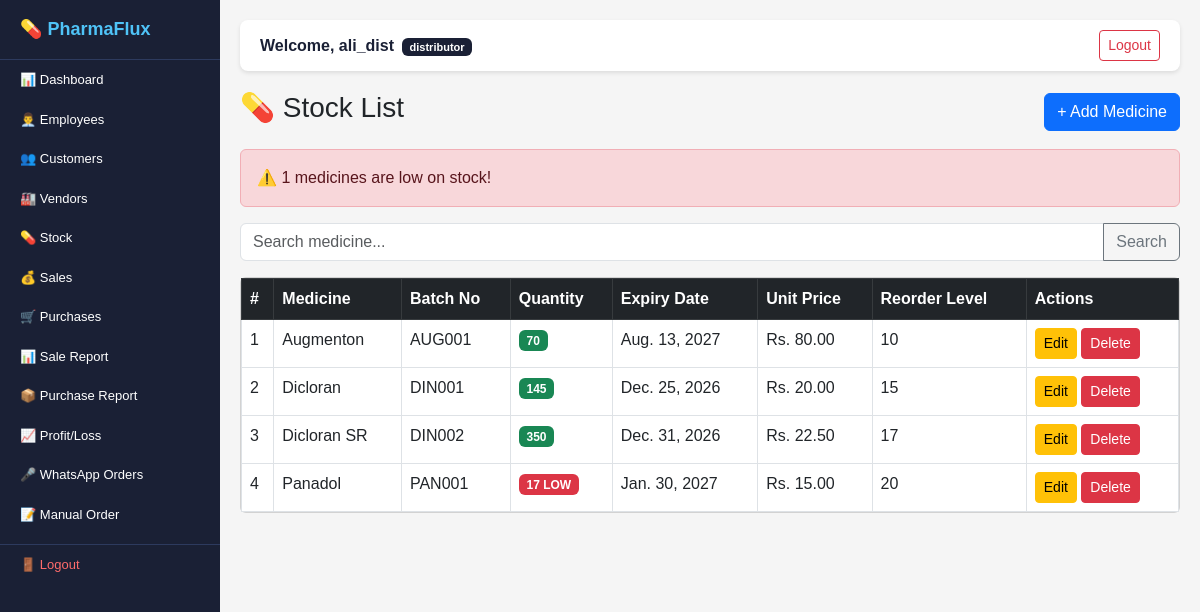
Page /stock/ (signed in) on the earlier database version.
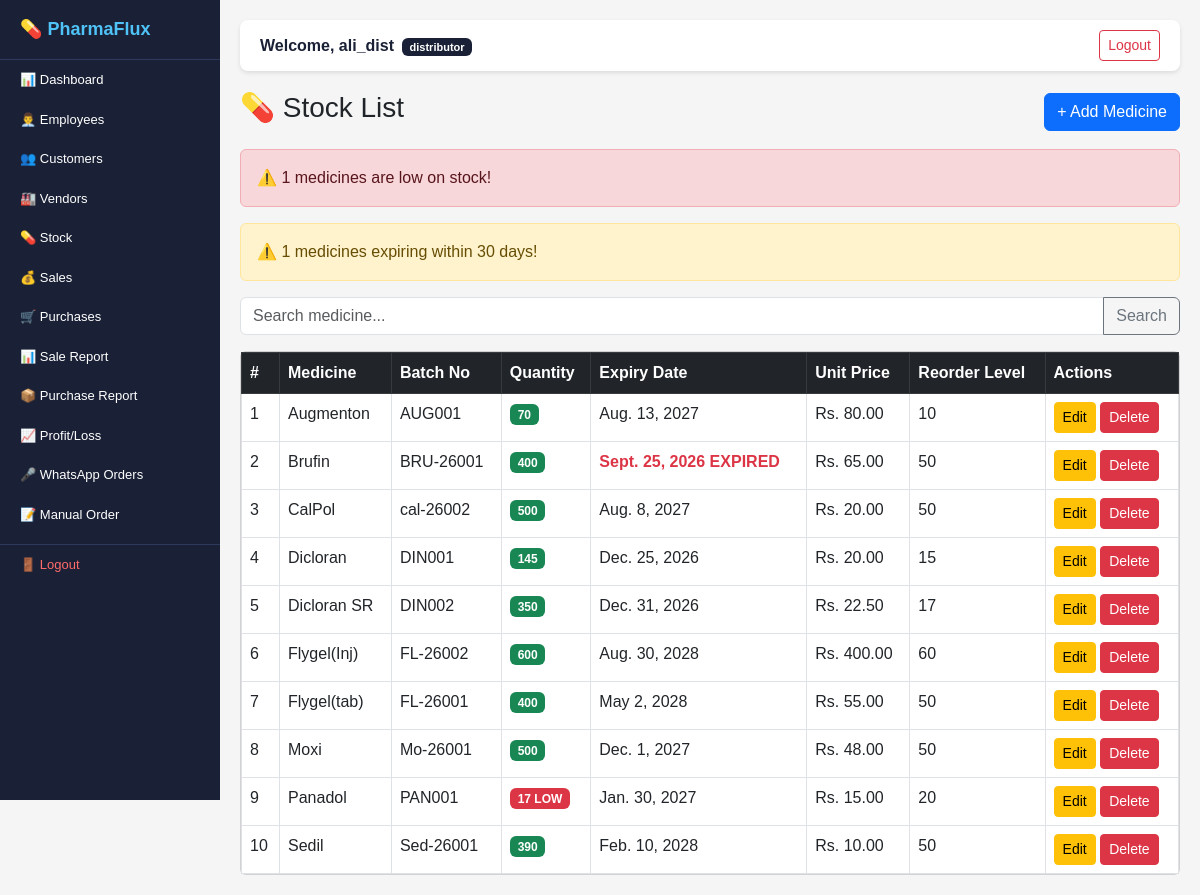
Same page on the later database version.
### stock/models.py (models this page shows, shortened)
class Stock(models.Model):
    distributor = models.ForeignKey(
        Distributor,
        on_delete=models.CASCADE,
        related_name='stocks'
    )
    medicine_name = models.CharField(
        max_length=200
    )
    batch_no = models.CharField(
        max_length=100,
        unique=True
    )
    quantity = models.IntegerField(default=0)
    expiry_date = models.DateField()
    unit_price = models.DecimalField(
        max_digits=10,
        decimal_places=2
    )
    reorder_level = models.IntegerField(
        default=10
    )
    created_at = models.DateTimeField(
        auto_now_add=True
    )

### stock/views.py (the view)
# urls.py: path('', views.stock_list, name='stock_list'),
@login_required
def stock_list(request):
    distributor = get_distributor(request)
    if not distributor:
        return redirect('dashboard')
    stocks = Stock.objects.filter(
        distributor=distributor
    ).order_by('medicine_name')
    search = request.GET.get('search', '')
    if search:
        stocks = stocks.filter(
            medicine_name__icontains=search
        )
    low_stock = Stock.objects.filter(
        distributor=distributor,
        quantity__lte=F('reorder_level')
    )
    expiry_alert = Stock.objects.filter(
        distributor=distributor,
        expiry_date__lte=date.today() + timedelta(days=30)
    )
    return render(request, 'stock/list.html', {
        'stocks': stocks,
        'low_stock': low_stock,
        'expiry_alert': expiry_alert,
        'search': search,
        'today': date.today(),
    })

### stock/views.py (called while the page is built)
def get_distributor(request):
    if request.user.role == 'distributor':
        return request.user.distributor
    elif request.user.role == 'employee':
        return request.user.employee.distributor
    return None

### templates/stock/list.html (shortened to what this page needs)
{% extends 'base.html' %}
{% block content %}
<div class="d-flex justify-content-between
            align-items-center mb-3">
    <h3>💊 Stock List</h3>
    <a href="/stock/add/"
       class="btn btn-primary">
       + Add Medicine
    </a>
</div>
{% if low_stock %}
<div class="alert alert-danger">
    ⚠️ {{ low_stock.count }} medicines are low on stock!
</div>
{% endif %}
{% if expiry_alert %}
<div class="alert alert-warning">
    ⚠️ {{ expiry_alert.count }} medicines expiring within 30 days!
</div>
{% endif %}
<form method="GET" class="mb-3">
    <div class="input-group">
        <input type="text" name="search"
               class="form-control"
               placeholder="Search medicine..."
               value="{{ search }}">
        <button class="btn btn-outline-secondary">
            Search
        </button>
    </div>
</form>
<div class="card">
    <div class="card-body p-0">
        <table class="table table-bordered table-hover mb-0">
            <thead class="table-dark">
                <tr>
                    <th>#</th>
                    <th>Medicine</th>
                    <th>Batch No</th>
                    <th>Quantity</th>
                    <th>Expiry Date</th>
                    <th>Unit Price</th>
                    <th>Reorder Level</th>
                    <th>Actions</th>
                </tr>
            </thead>
            <tbody>
                {% for stock in stocks %}
                <tr>
                    <td>{{ forloop.counter }}</td>
                    <td>{{ stock.medicine_name }}</td>
                    <td>{{ stock.batch_no }}</td>
                    <td>
                        {% if stock.quantity <= stock.reorder_level %}
                        <span class="badge bg-danger">
                            {{ stock.quantity }} LOW
                        </span>
                        {% else %}
                        <span class="badge bg-success">
                            {{ stock.quantity }}
                        </span>
                        {% endif %}
                    </td>
                    <td>
                        {% if stock.expiry_date <= today %}
                        <span class="text-danger fw-bold">
                            {{ stock.expiry_date }} EXPIRED
                        </span>
                        {% else %}
                        {{ stock.expiry_date }}
                        {% endif %}
                    </td>
                    <td>Rs. {{ stock.unit_price }}</td>
                    <td>{{ stock.reorder_level }}</td>
                    <td>
                        <a href="/stock/edit/{{ stock.id }}/"
                           class="btn btn-sm btn-warning">
                           Edit
                        </a>
                        <a href="/stock/delete/{{ stock.id }}/"
                           class="btn btn-sm btn-danger"
                           onclick="return confirm('Delete?')">
                           Delete
                        </a>
                    </td>
                </tr>
                {% endfor %}
            </tbody>
        </table>
    </div>
</div>
{% endblock %}

Differences in the rows shown:
added Stock: medicine_name "Brufin", batch_no "BRU-26001", quantity "400", expiry_date "Sept. 25, 2026", unit_price "65.00", reorder_level "50"
added Stock: medicine_name "CalPol", batch_no "cal-26002", quantity "500", expiry_date "Aug. 8, 2027", unit_price "20.00", reorder_level "50"
added Stock: medicine_name "Flygel(Inj)", batch_no "FL-26002", quantity "600", expiry_date "Aug. 30, 2028", unit_price "400.00", reorder_level "60"
added Stock: medicine_name "Flygel(tab)", batch_no "FL-26001", quantity "400", expiry_date "May 2, 2028", unit_price "55.00", reorder_level "50"
added Stock: medicine_name "Moxi", batch_no "Mo-26001", quantity "500", expiry_date "Dec. 1, 2027", unit_price "48.00", reorder_level "50"
added Stock: medicine_name "Sedil", batch_no "Sed-26001", quantity "390", expiry_date "Feb. 10, 2028", unit_price "10.00", reorder_level "50"
Other differences:
{{ expiry_alert.count }}: (not shown) → "1"
text now shown: "⚠️ medicines expiring within 30 days!"
